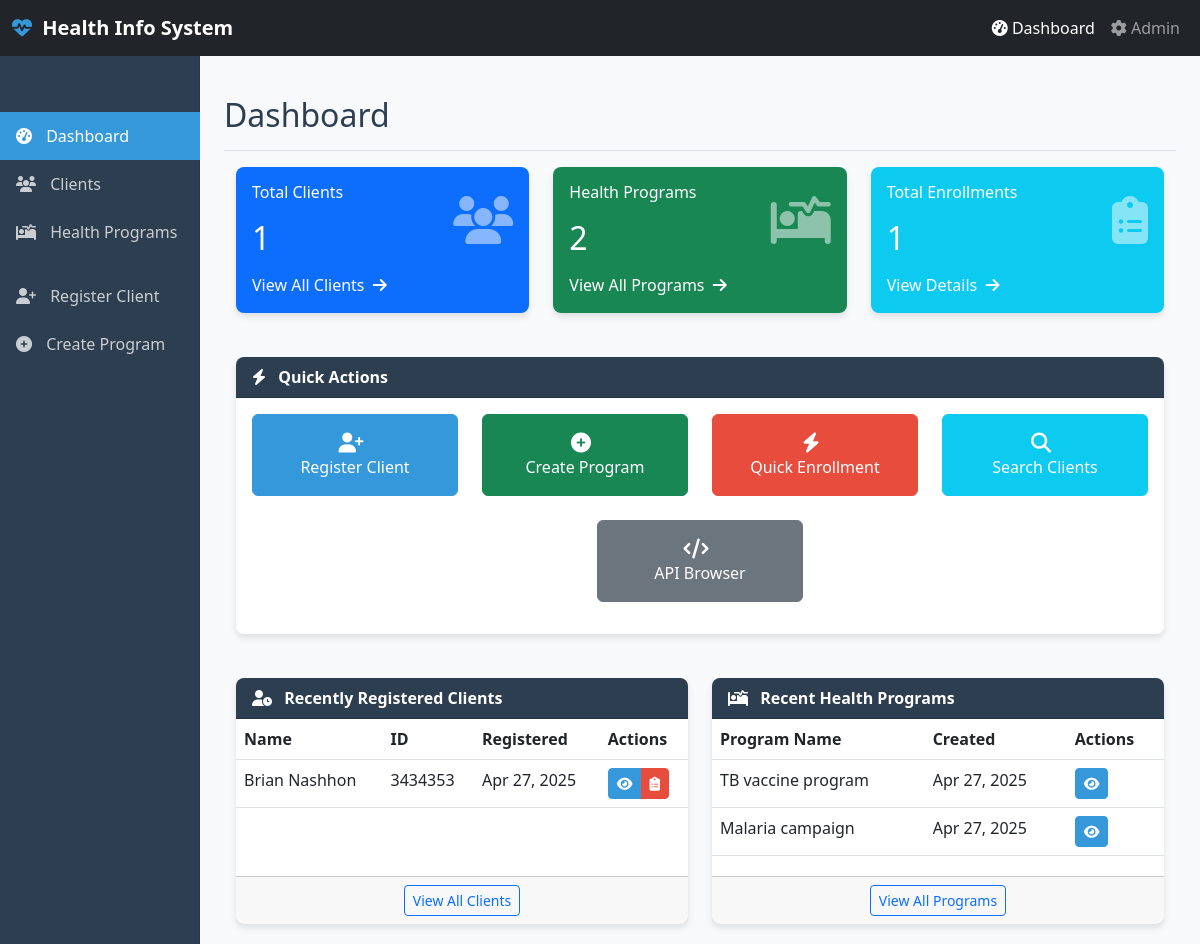
The app's page /, older data.
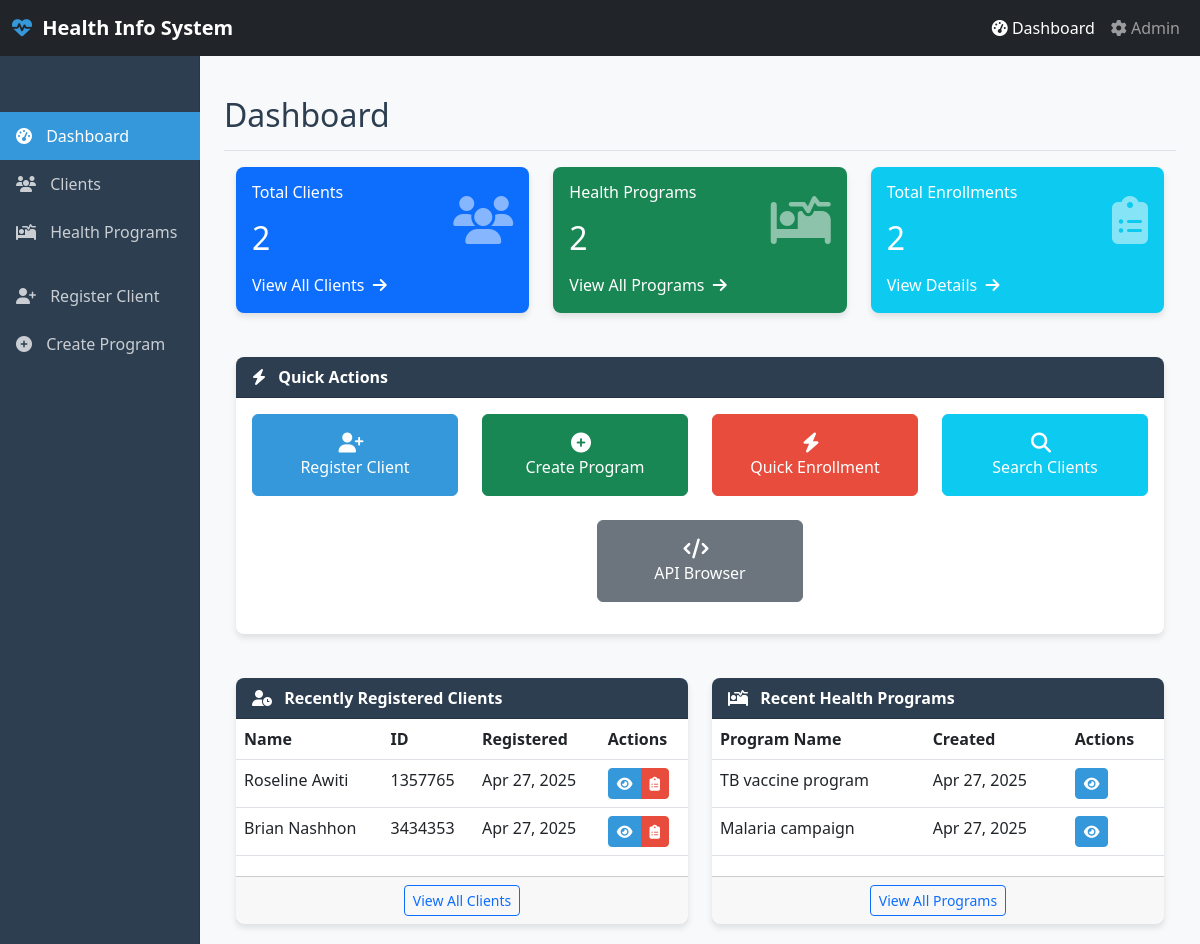
The same page, newer data.
### core/models.py (models this page shows, shortened)
class Client(models.Model):
    GENDER_CHOICES = [
        ('M', 'Male'),
        ('F', 'Female'),
        ('O', 'Other'),
    ]
    id = models.UUIDField(primary_key=True, default=uuid.uuid4, editable=False)
    first_name = models.CharField(max_length=100)
    last_name = models.CharField(max_length=100)
    date_of_birth = models.DateField()
    gender = models.CharField(max_length=1, choices=GENDER_CHOICES)
    phone_number = models.CharField(max_length=20, blank=True)
    email = models.EmailField(blank=True)
    address = models.TextField(blank=True)
    national_id = models.CharField(max_length=50, blank=True, unique=True)
    programs = models.ManyToManyField(HealthProgram, through='Enrollment')
    created_at = models.DateTimeField(auto_now_add=True)
    updated_at = models.DateTimeField(auto_now=True)
    class Meta:
        ordering = ['last_name', 'first_name']
    @property
    def full_name(self):
        return f"{self.first_name} {self.last_name}"

class HealthProgram(models.Model):
    id = models.UUIDField(primary_key=True, default=uuid.uuid4, editable=False)
    name = models.CharField(max_length=100)
    description = models.TextField(blank=True)
    created_at = models.DateTimeField(auto_now_add=True)
    updated_at = models.DateTimeField(auto_now=True)
    class Meta:
        ordering = ['name']

### core/views.py (the view)
# urls.py: path('', views.dashboard, name='dashboard'),
def dashboard(request):
    total_clients = Client.objects.count()
    total_programs = HealthProgram.objects.count()
    total_enrollments = Enrollment.objects.count()
    recent_clients = Client.objects.order_by('-created_at')[:5]
    recent_programs = HealthProgram.objects.order_by('-created_at')[:5]
    context = {
        'total_clients': total_clients,
        'total_programs': total_programs,
        'total_enrollments': total_enrollments,
        'recent_clients': recent_clients,
        'recent_programs': recent_programs,
    }
    return render(request, 'dashboard.html', context)

### core/templates/dashboard.html (shortened to what the changed rows need)
{% extends 'base.html' %}
{% block page_header %}Dashboard{% endblock %}
{% block content %}
<div class="row mb-4">
    <div class="col-md-4" data-aos="fade-up" data-aos-delay="100">
        <div class="card bg-primary text-white">
            <div class="card-body">
                <div class="d-flex justify-content-between align-items-center">
                    <div>
                        <h6 class="card-title mb-0">Total Clients</h6>
                        <h2 class="mt-3 mb-0">{{ total_clients }}</h2>
                    </div>
                </div>
            </div>
        </div>
    </div>
    <div class="col-md-4" data-aos="fade-up" data-aos-delay="200">
        <div class="card bg-success text-white">
            <div class="card-body">
                <div class="d-flex justify-content-between align-items-center">
                    <div>
                        <h2 class="mt-3 mb-0">{{ total_programs }}</h2>
                    </div>
                </div>
            </div>
        </div>
    </div>
    <div class="col-md-4" data-aos="fade-up" data-aos-delay="300">
        <div class="card bg-info text-white">
            <div class="card-body">
                <div class="d-flex justify-content-between align-items-center">
                    <div>
                        <h6 class="card-title mb-0">Total Enrollments</h6>
                        <h2 class="mt-3 mb-0">{{ total_enrollments }}</h2>
                    </div>
                </div>
            </div>
        </div>
    </div>
</div>
<div class="row">
    <div class="col-md-6" data-aos="fade-up" data-aos-delay="500">
        <div class="card h-100">
            <div class="card-body p-0">
                <div class="table-responsive">
                    <table class="table table-hover mb-0">
                        <thead>
                            <tr>
                                <th>Name</th>
                                <th>ID</th>
                                <th>Registered</th>
                                <th>Actions</th>
                            </tr>
                        </thead>
                        <tbody>
                            {% for client in recent_clients %}
                            <tr>
                                <td>{{ client.full_name }}</td>
                                <td>{{ client.national_id }}</td>
                                <td>{{ client.created_at|date:"M d, Y" }}</td>
                                <td>
                                    <div class="btn-group">
                                        <a href="{% url 'client_detail' pk=client.id %}" class="btn btn-sm btn-primary" title="View Client">
                                            <i class="fas fa-eye"></i>
                                        </a>
                                        <a href="{% url 'enroll_client' client_id=client.id %}" class="btn btn-sm btn-danger" title="Enroll Client">
                                            <i class="fas fa-clipboard-list"></i>
                                        </a>
                                    </div>
                                </td>
                            </tr>
                            {% empty %}
                            <tr>
                                <td colspan="4" class="text-center py-3">No clients registered yet</td>
                            </tr>
                            {% endfor %}
                        </tbody>
                    </table>
                </div>
            </div>
        </div>
    </div>
    <div class="col-md-6" data-aos="fade-up" data-aos-delay="600">
        <div class="card h-100">
            <div class="card-body p-0">
                <div class="table-responsive">
                    <table class="table table-hover mb-0">
                        <thead>
                            <tr>
                                <th>Program Name</th>
                                <th>Created</th>
                                <th>Actions</th>
                            </tr>
                        </thead>
                        <tbody>
                            {% for program in recent_programs %}
                            <tr>
                                <td>{{ program.name }}</td>
                                <td>{{ program.created_at|date:"M d, Y" }}</td>
                                <td>
                                    <a href="{% url 'program_detail' pk=program.id %}" class="btn btn-sm btn-primary">
                                        <i class="fas fa-eye"></i>
                                    </a>
                                </td>
                            </tr>
                            {% empty %}
                            <tr>
                                <td colspan="3" class="text-center py-3">No programs created yet</td>
                            </tr>
                            {% endfor %}
                        </tbody>
                    </table>
                </div>
            </div>
        </div>
    </div>
</div>
{% endblock %}

Row changes from the older to the newer data that the page shows:
added Client: full_name "Roseline Awiti", national_id "1357765", created_at "Apr 27, 2025"
Text that changed along with them:
{{ total_clients }}: "1" → "2"
{{ total_enrollments }}: "1" → "2"
